Frame 1 (no input): blank canvas, image omitted
Frame 60 (the mouse pressed at the canvas centre just before this capture): blank canvas, image omitted
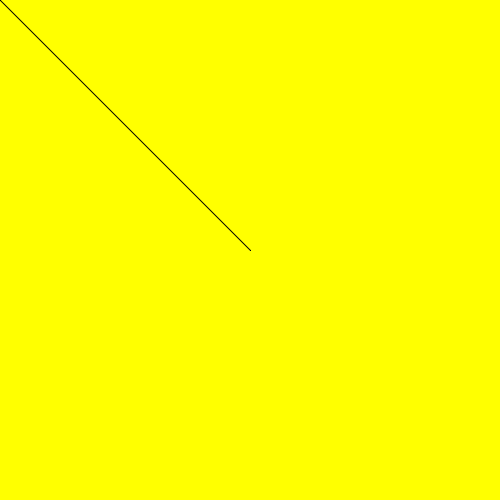
Frame 120 (the mouse held since frame 60 and released just before this capture)

The Processing sketch whose frames 1 and 60 were blank and that drew this single picture after the mouse press (run headless with seeded random() and noise(); from frame 60 on, the mouse is pressed at the canvas centre):

// Processing sketch: CRCP1310_03_pmouseX_and_pmouseY
// ── CRCP1310_03_pmouseX_and_pmouseY.pde
void setup() {
  size(500, 500);
  background(255, 255, 0);
}

void draw() {
  line(pmouseX, pmouseY, mouseX, mouseY);
}
